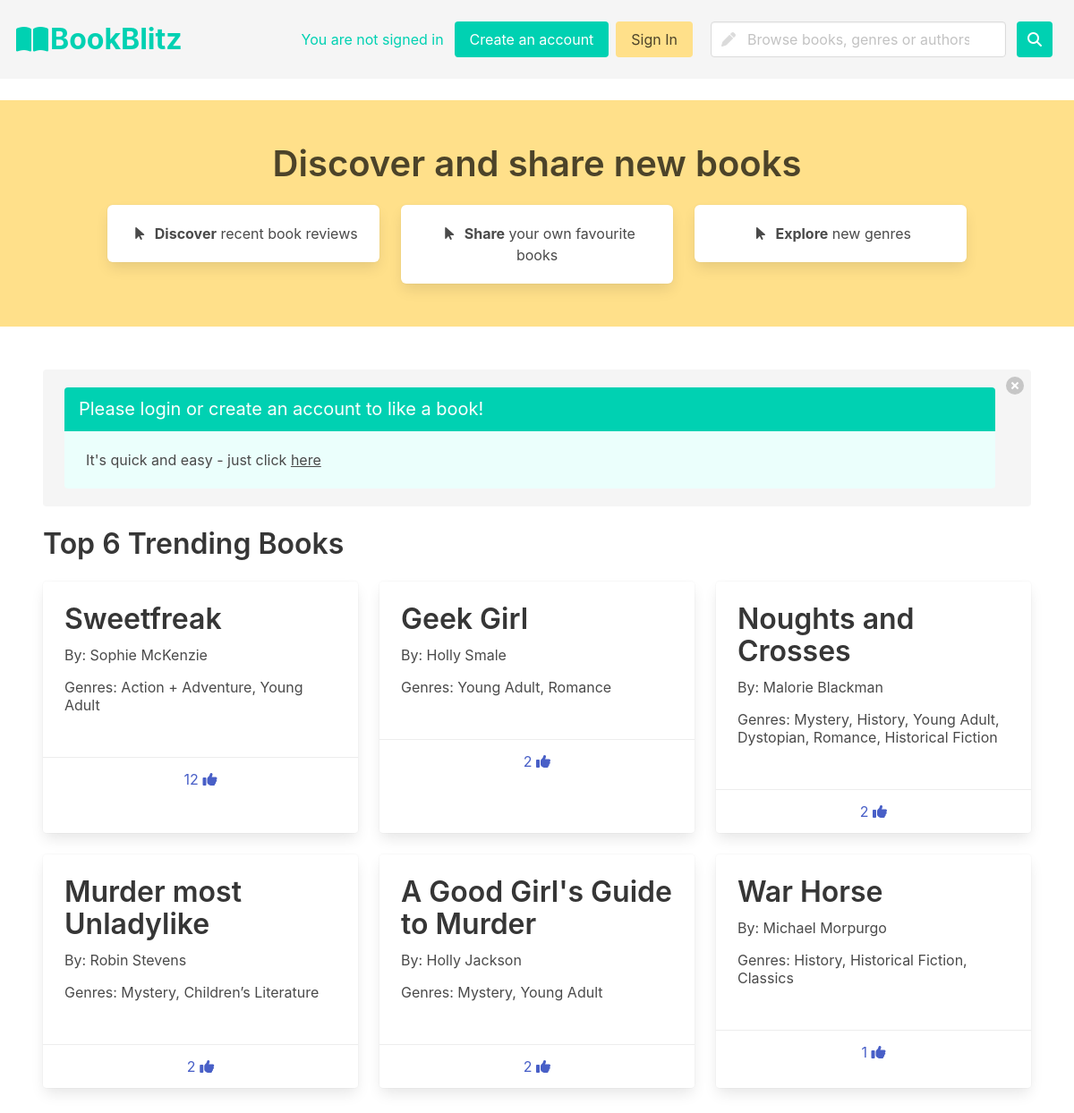
/fluffyBooks/?warning=true, run on the app's committed database.
### fluffyBooks/models.py (models this page shows, shortened)
class Book(models.Model):
    book_text = models.CharField(max_length=200)
    likes = models.IntegerField(default=0)
    book_genres = models.ManyToManyField(Genre, blank=True)
    userlikes = models.ManyToManyField(User, blank=True)
    book_authors = models.ManyToManyField(Author, blank=True)

class Author(models.Model):
    author_name = models.CharField(max_length=200)

class Genre(models.Model):
    genre_text = models.CharField(max_length=30)

### fluffyBooks/views.py (the view)
# urls.py: path('', views.home, name='home'),
def home(request):
    try:
        posted = request.GET['post']
    except:
        posted = None
    try:
        like = request.GET['warning']
    except:
        like = None
    reviews = Recommendation.objects.all()
    genres = Genre.objects.all()
    books = Book.objects.all()
    i = 0
    trending_books = Book.objects.order_by('-likes')[:6]
    review_list = []
    book_author_list = []
    cards = []
    for i in trending_books:
        card = [i.book_text]
        for author in i.book_authors.all():
            authorlist = []
            authorlist.append(author.author_name)
        card.append(authorlist)
        cards.append(card)
    context = {'cardbooks': trending_books, 'review_list':review_list, 'author_list':book_author_list, 'cards':cards, 'posted':posted, 'like':like}
    return render(request, 'fluffyBooks/home.html', context)

### fluffyBooks/templates/fluffyBooks/home.html (shortened to what this page needs)
<!DOCTYPE html>
<html>
<head>
    {% load static %}
    <link rel="stylesheet" href="https://cdn.jsdelivr.net/npm/bulma@0.9.3/css/bulma.min.css">
</head>
<body>
    {% include 'fluffyBooks/navbar.html' %}
    <section class="hero is-warning mt-5">
        <section class="section">
            <div class="container">
                <h1 class="title has-text-centered is-size-2">
                    Discover and share new books
                </h1>
                <div class="columns">
                    <div class="column">
                        <div class="box has-background-white has-text-centered">
                            <span class="icon">
                                <i class="fa-solid fa-arrow-pointer"></i>
                            </span>
                            <a href="{% url 'fluffyBooks:reviews' %}"><strong>Discover</strong> recent book
                                reviews</a>
                        </div>
                    </div>
                    <div class="column">
                        <div class="box has-background-white has-text-centered">
                            <span class="icon">
                                <i class="fa-solid fa-arrow-pointer"></i>
                            </span>
                            <a href="{% url 'fluffyBooks:review_page' %}"><strong>Share</strong> your own favourite
                                books</a>
                        </div>
                    </div>
                    <div class="column">
                        <div class="box has-background-white has-text-centered">
                            <span class="icon">
                                <i class="fa-solid fa-arrow-pointer"></i>
                            </span>
                            <a href="{% url 'fluffyBooks:genres' %}"><strong>Explore</strong> new genres</a>
                        </div>
                    </div>
                </div>
        </section>
    </section>
    <section class="section">
        {% if like %}
        <div class="notification">
            <button class="delete" onclick="this.parentElement.style.display='none'"></button>
        <article class="message">
            <div class="message-header has-background-primary">
                <h2 class="subtitle">Please login or create an account to like a book!</h2>
            </div>
            <div class="message-body has-background-primary-light">
                <p>It's quick and easy - just click <a href="{% url 'fluffyBooks:load_login' %}">here</a></p>
        </div>
            </div>
    {% endif %}
        <p class="title">
            Top 6 Trending Books
        </p>
    {% include 'fluffyBooks/cards.html' %}
    </section>
</body>
</html>

### fluffyBooks/templates/fluffyBooks/cards.html (shortened to what this page needs)
<div class="columns is-multiline">
    {% for book in cardbooks %}
    <div class="column is-4">
        <a href="{% url 'fluffyBooks:book'%}?book={{book.id}}">
        <div class="card h-same has-background-white">
            <div class="card-content">
                <div class="content">
                    <p class="title is-3 is-centered">{{book.book_text}}</p>
                    <p class="subtitle is-6 is-centered">
                        By:
                        {% for author in book.book_authors.all %}
                             {{author.author_name}}
                        {% endfor %}
                    </p>
                    <p class="subtitle is-6 is-centered">
                        {% if book.book_genres.count > 1 %}
                            Genres:
                            {% for genre in book.book_genres.all %}
                                {% if forloop.counter == book.book_genres.all|length %}
                                    {{genre.genre_text}}
                                {% else %}
                                    {{genre.genre_text}},
                                {% endif %}
                            {% endfor %}
                        {% else %}
                            Genre:
                            {% for genre in book.book_genres.all %}
                                {{genre.genre_text}}
                        {% endfor %}
                         {% endif %}
                    </p>
                </div>
            </div>
            <div class="card-footer">
                    <p class="card-footer-item">
                        <span>
                            <a href="{% url 'fluffyBooks:like'%}?book={{book.id}}">{{book.likes}}
                                <span class="icon is-small">
                                    <i class="fa-solid fa-thumbs-up"></i>
                                </span>
                            </a>
                        </span>
                    </p>
            </div>
        </div>
        </a>
    </div>
    {% endfor %}
</div>

### fluffyBooks/templates/fluffyBooks/home.html (style rules this page uses)
.h-same { height:100%; display: flex; flex-direction: column; }

### data on the page
Book: book_text "Sweetfreak", likes "12"
Author: author_name "Sophie McKenzie"
Genre: genre_text "Action + Adventure"
Genre: genre_text "Young Adult"
Book: book_text "Geek Girl", likes "2"
Author: author_name "Holly Smale"
Genre: genre_text "Romance"
Book: book_text "Noughts and Crosses", likes "2"
Author: author_name "Malorie Blackman"
Genre: genre_text "Mystery"
Genre: genre_text "History"
Genre: genre_text "Dystopian"
Genre: genre_text "Historical Fiction"
Book: book_text "Murder most Unladylike", likes "2"
Author: author_name "Robin Stevens"
Genre: genre_text "Children’s Literature"
Book: book_text "A Good Girl's Guide to Murder", likes "2"
Author: author_name "Holly Jackson"
Book: book_text "War Horse", likes "1"
Author: author_name "Michael Morpurgo"
Genre: genre_text "Classics"
